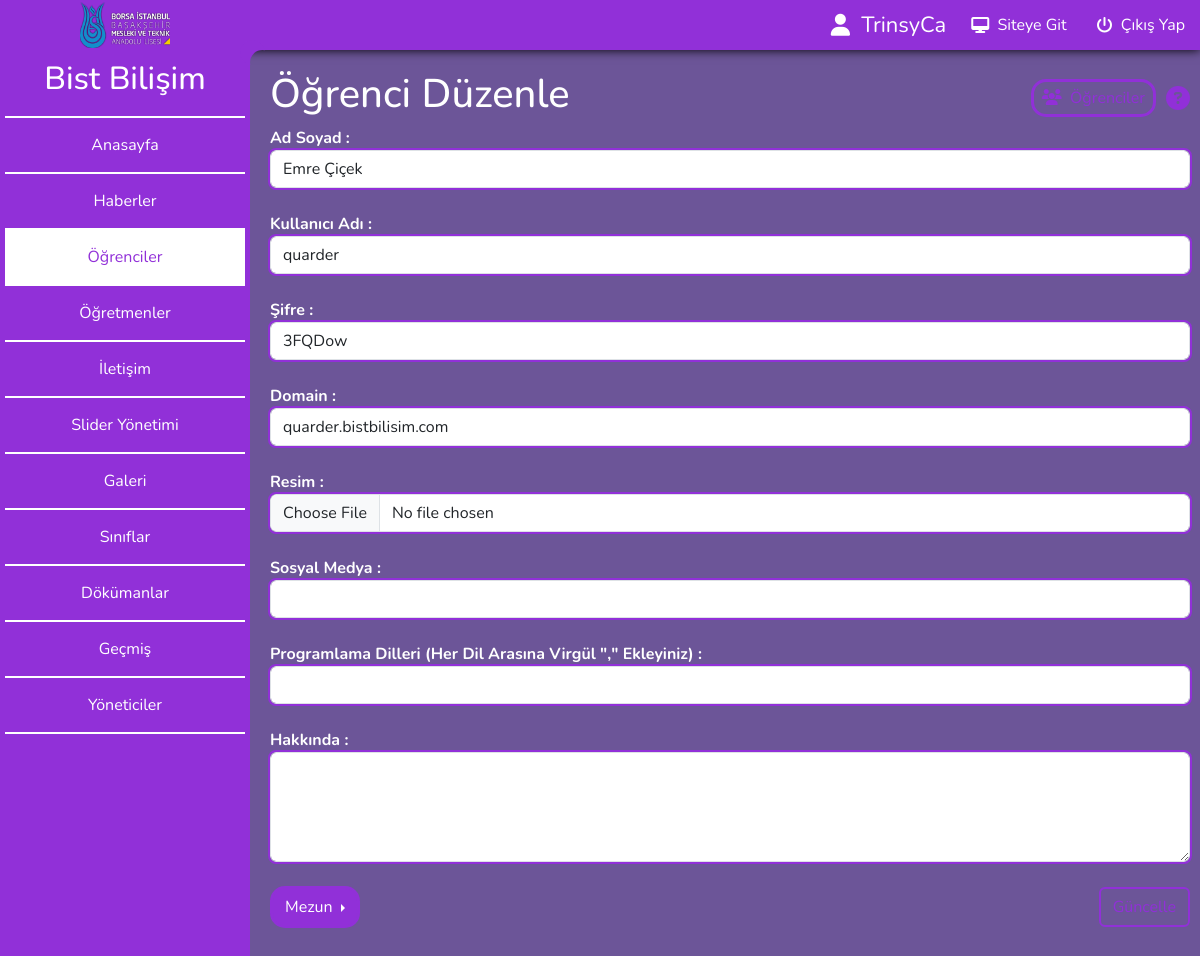
Page /admin/editstudent.php?id=76 (signed in) on the committed database.
### tables this page shows
CREATE TABLE `students` (
  `id` int(11) NOT NULL,
  `username` varchar(30) NOT NULL,
  `pass` varchar(50) NOT NULL,
  `name_surname` varchar(30) NOT NULL,
  `domain` varchar(250) NOT NULL,
  `class` varchar(5) NOT NULL,
  `img` text NOT NULL,
  `banner` text NOT NULL,
  `cv` text NOT NULL,
  `about` varchar(350) NOT NULL,
  `social` varchar(250) NOT NULL,
  `email` varchar(255) NOT NULL,
  `language` varchar(500) NOT NULL,
  `registration_date` timestamp NOT NULL DEFAULT CURRENT_TIMESTAMP ON UPDATE CURRENT_TIMESTAMP
);

### admin/editstudent.php (the view, shortened to what this page needs)
<?php
include("connection.php");
if(@$_SESSION["role"] === "Moderatör")
                     {
                        echo 'Buraya Giriş Yetkiniz Bulunmamakta..';
                     }
                     else if(@$_SESSION["role"] === "Yönetici" || @$_SESSION["role"] === "rooter")
                     {
?>
<!DOCTYPE html>
<html lang="tr">
<head>
</head>
<body>
    <div class="wrapper">
        <?php include_once 'sidebar.php'; ?>
        <link rel="stylesheet" href="students.css">
        <div class="content">
            <div class="title">
                <h1>Öğrenci Düzenle</h1>
                <div style="display:flex; align-items:center; gap: 10px;">
                    <a href="students.php"><i class="fa-solid fa-users"></i>&nbsp; Öğrenciler</a>
                    <i onmouseover="help_over();" onmouseout="help_out();" class="fa-solid fa-circle-question question"></i>
                </div>
            </div>
            <div class="row">
                <div class="col-lg-12">
                    <?php
                    if (@$_GET) {
                        $id = $_GET["id"];
                        if($id == 0)
                        {
                            echo 'Sayfa Kurucusunun Bilgilerini Değiştiremezsiniz !';
                            header("Refresh:3; url=students.php");
                        }
                        else
                        {
                            $vericek = $db->prepare("SELECT * FROM students WHERE id = ?");
                            $vericek->execute([$id]);
                            $veri = $vericek->fetch(PDO::FETCH_ASSOC);
                            if($veri)
                            {
                                echo '
                                <form action=""method="post" enctype="multipart/form-data" style="user-select:none; padding-bottom: 15px;">
                                    <strong>Ad Soyad : </strong>
                                    <input type="text" value="'.$veri["name_surname"].'" maxlength="30" name="name_surname" class="form-control">
                                    <br>
                                    <strong>Kullanıcı Adı : </strong>
                                    <input type="text" value="'.$veri["username"].'" maxlength="30" name="username" class="form-control">
                                    <br>
                                    <strong>Şifre : </strong>
                                    <input type="text" value="'.$veri["pass"].'" maxlength="50" name="pass" class="form-control">
                                    <br>
                                    <strong>Domain : </strong>
                                    <input type="text" value="'.$veri["domain"].'" maxlength="150" name="domain" class="form-control">
                                    <br>
                                    <strong>Resim : </strong>
                                    <input type="file" name="yukle_resim" class="form-control" accept="image/*">
                                    <br>
                                    <strong>Sosyal Medya : </strong>
                                    <input type="text" value="'.$veri["social"].'" maxlength="150" name="social" class="form-control">
                                    <br>
                                    <strong>Programlama Dilleri (Her Dil Arasına Virgül "," Ekleyiniz) : </strong>
                                    <input type="text" value="'.$veri["language"].'" maxlength="150" name="language" class="form-control">
                                    <br>
                                    <strong>Hakkında : </strong>
                                    <textarea cols="20" rows="4" maxlength="350" name="about" class="form-control" id="subject">'.@$about.'</textarea>
                                    <br>
                                    <input type="text" name="class" value="'.$veri["class"].'" id="class" class="form-control" style="user-select:none; display:none; pointer-events:none;">
                                    <div style="display:flex; justify-content: space-between; align-items:center; position:relative;">
                                        <div class="btn-group dropend class">
                                            <button class="btn btn-secondary dropdown-toggle" type="button" id="classemote" data-bs-toggle="dropdown" aria-expanded="false">
                                                '.$veri["class"].'
                                            </button>
                                            <ul class="dropdown-menu dropdown-menu-dark add-student-class">';
                                            echo '</ul>
                                        </div>
                                        <script>
                                            function changeFilter(filterValue)
                                            {
                                                var ke = document.getElementById("classemote");
                                                var k = document.getElementById("class");
                                                ke.innerHTML = filterValue;
                                                k.value = filterValue;
                                            }
                                        </script>
                                    <div>
                                    <input type="submit" value="Güncelle" class="btn btn-outline-primary">
                                </form>
                                ';
                            }
                            else
                            {
                                echo 'ID : '.$id.' Numaralı Bir Öğrenci Bulunamadı...';
                                header("Refresh:3; url=students.php");
                            }
                        }
                    }
                    ?>
                </div>
            </div>
        </div>
    </div>
</body>
</html>
<?php } ?>

### admin/students.css (style rules this page uses)
:root { --studentcolor1:#2A0869; --studentcolor2:#9130D8; }
body { color:white; background: url("../img/tools/user-bg.jpeg"); background-size: cover; background-position: top; background-repeat: no-repeat; }
.content { backdrop-filter: blur(13px); background: #2a0869af; }
.title h1 { color: white; }
.title a { border: 3px solid var(--studentcolor2); color: var(--studentcolor2); }
.title .question { color: var(--studentcolor2); }
.btn-outline-primary { background: transparent !important; border: 2px solid var(--studentcolor2); color: var(--studentcolor2); }
.form-control { outline: 2px solid var(--studentcolor2); }
.btn-secondary { background: var(--studentcolor2) !important; border: 3px solid var(--studentcolor2) !important; border-radius: 15px !important; }

### admin/sidebar.php (style rules this page uses)
* { margin:0; padding:0; box-sizing:border-box; font-family: 'Nunito', sans-serif; }
body { overflow:hidden; }
.content { position:absolute; top:0; left: 0; padding-left:270px; padding-right: 10px; padding-top: 70px; padding-bottom: 20px; width:100%; height:100%; overflow-y:scroll; overflow-x:hidden; }
.title { display:flex; align-items:center; justify-content:space-between; position:relative; user-select:none; }
.title a { border: 3px solid var(--bs-primary); padding: 4px 8px; border-radius:15px; text-decoration:none; transition: 0.25s; }
.title .question { border-radius: 15px; font-size: 24px; color: var(--bs-primary); position:relative; }

### rows in the picture
students: name_surname "Emre Çiçek", username "quarder", pass "3FQDow", domain "quarder.bistbilisim.com", class "Mezun"

### other values in the picture
$_SESSION["isim"] "TrinsyCa"
